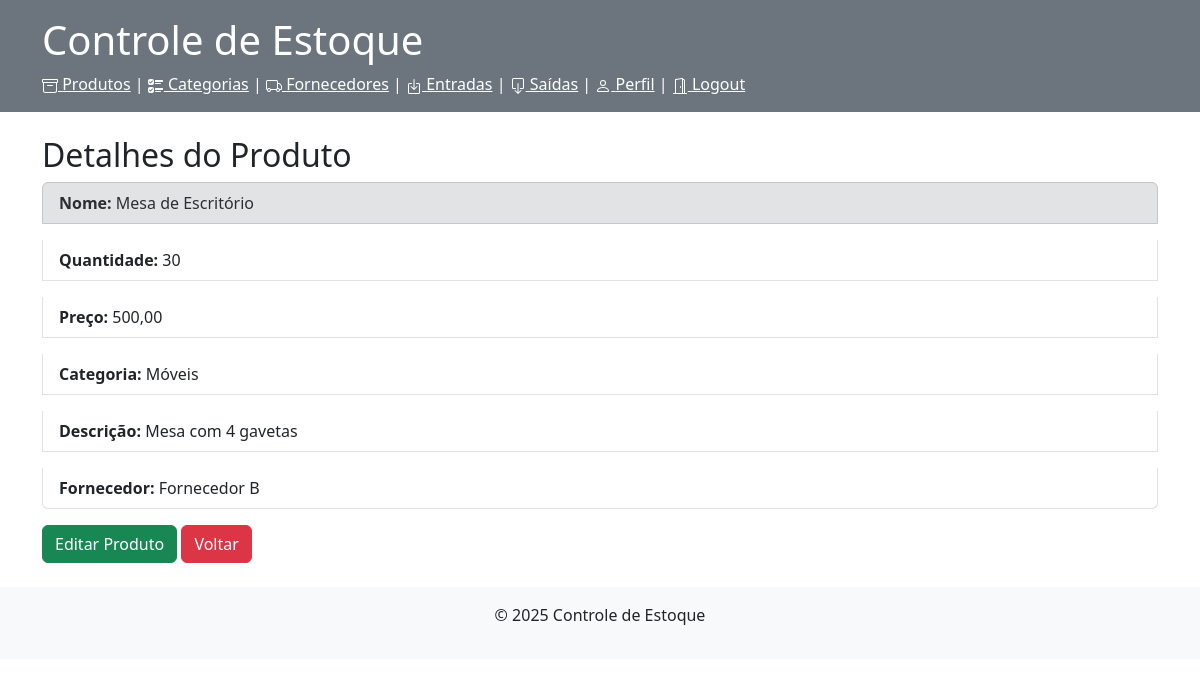
The app's page /produtos/detalhes/2/ (signed in) with its own data.
### produtos/models.py (models this page shows, shortened)
class Produto(models.Model):
    nome = models.CharField(max_length=100)
    quantidade = models.IntegerField(validators=[MinValueValidator(0)]) #quantidade minima 0
    preco = models.DecimalField(max_digits=10, decimal_places=2)
    descricao = models.CharField(max_length=500, blank=True)
    fornecedor = models.ForeignKey('Fornecedor', on_delete=models.CASCADE)
    categoria = models.ForeignKey('Categoria', on_delete=models.CASCADE)

class Categoria(models.Model):
    nome = models.CharField(max_length=100)
    descricao = models.CharField(max_length=500, blank=True)
    def __str__(self):
        return self.nome

class Fornecedor(models.Model):
    nome = models.CharField(max_length=100)
    cnpj = models.CharField(max_length=14, unique=True, validators=[validar_cnpj])
    email = models.EmailField()
    telefone = models.CharField(max_length=15)
    endereco = models.CharField(max_length=200)
    cidade = models.CharField(max_length=100)
    estado = models.CharField(max_length=2)
    cep = models.CharField(max_length=8)
    def __str__(self):
        return self.nome

### produtos/views.py (the view)
# urls.py: path('produtos/detalhes/<int:pk>/', detalhes_produto, name='detalhes_produto'),
@login_required
def detalhes_produto(request, pk):
    produto = get_object_or_404(Produto, pk=pk)
    return render(request, 'detalhes_produto.html', {'produto': produto})

### produtos/templates/detalhes_produto.html (shortened to what this page needs)
{% extends 'base.html' %}
{% block content %}
    <h2>Detalhes do Produto</h2>
    <ul class="list-group">
        <p class="list-group-item list-group-item-secondary"><strong>Nome:</strong> {{ produto.nome }}</p>
        <p class="list-group-item"><strong>Quantidade:</strong> {{ produto.quantidade }}</p>
        <p class="list-group-item"><strong>Preço:</strong> {{ produto.preco }}</p>
        <p class="list-group-item"><strong>Categoria:</strong> {{ produto.categoria }}</p>
        <p class="list-group-item"><strong>Descrição:</strong> {{ produto.descricao }}</p>
        <p class="list-group-item"><strong>Fornecedor:</strong> {{ produto.fornecedor }}</p>
    </ul>
    <a class="btn btn-success" href="{% url 'atualizar_produto' produto.pk %}">Editar Produto</a>
    <a class="btn btn-danger" href="{% url 'listar_produtos' %}">Voltar</a>
{% endblock %}

### records on screen
Produto: nome "Mesa de Escritório", quantidade "30", preco "500,00", categoria "Móveis", descricao "Mesa com 4 gavetas", fornecedor "Fornecedor B"
